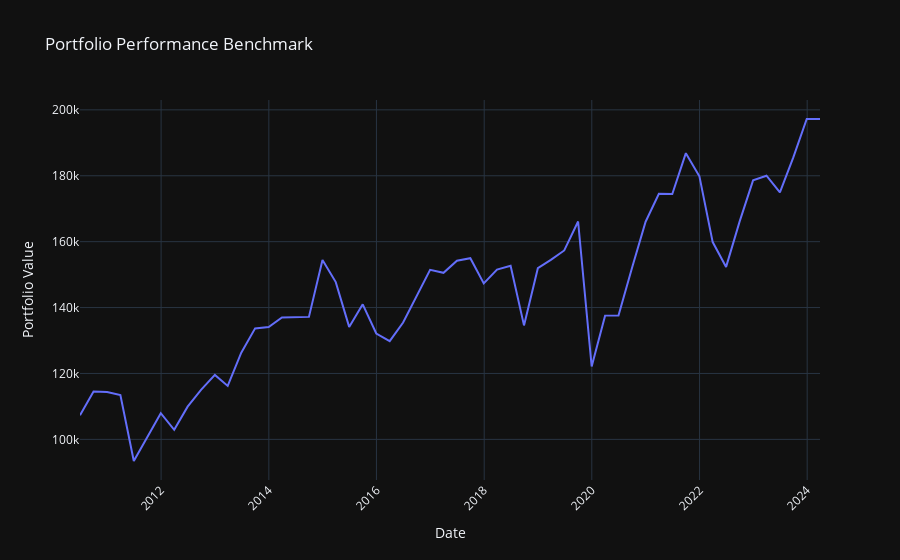
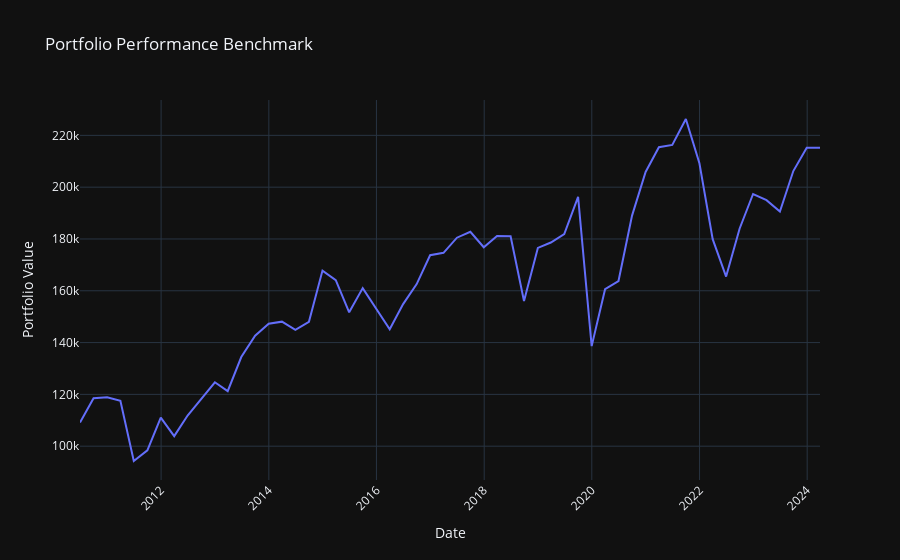
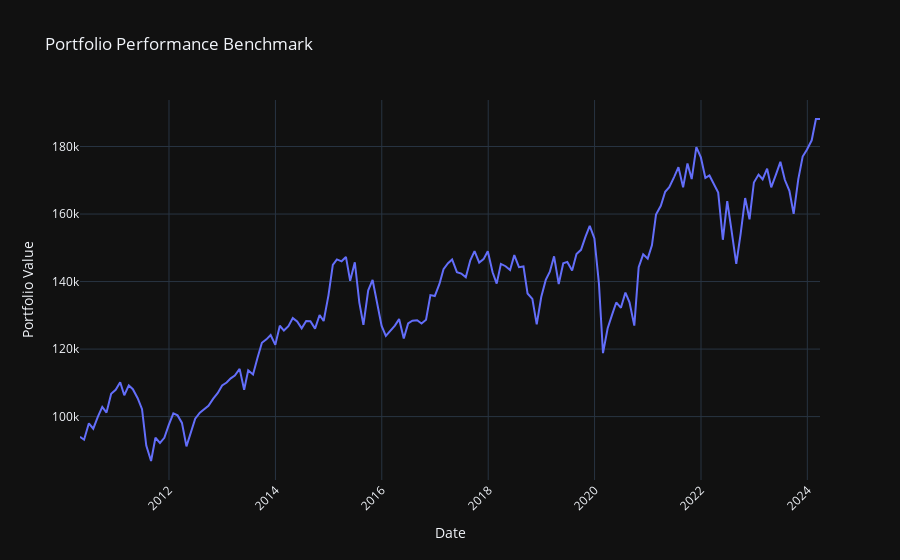
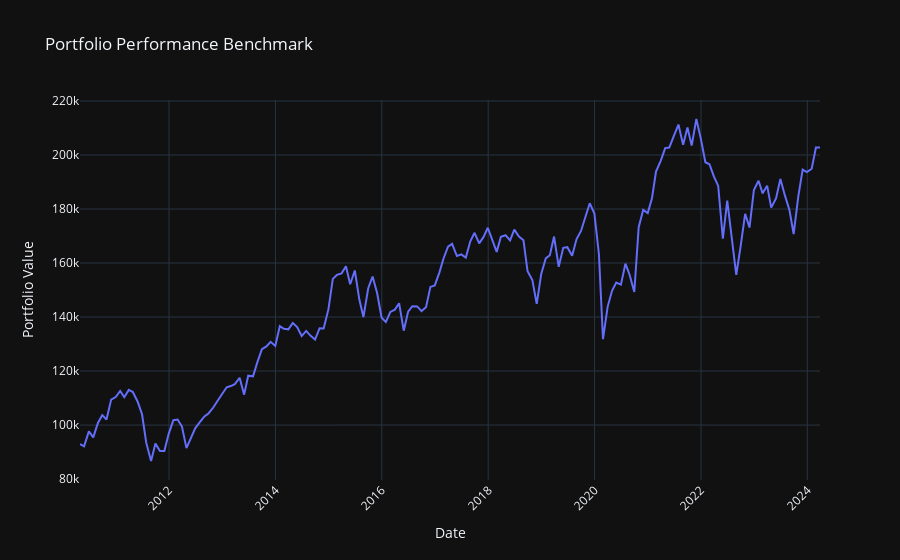

Notebook source saved alongside these figures, in order:
### Code cell
# Euro Benchmarks
for dates, name in [(quarterly_dates_euro, 'Quarterly'), (monthly_dates_euro, 'Monthly'), (weekly_dates_euro, 'Weekly')]:
    for alloc in ['marketcap', 'equal']:
        simulate(dates, euro_price, euro_df, 'EURO', name, allocate=alloc)

### Figure 1 — Plotly figure (JSON) as saved in the notebook; plotly's stock layout.template omitted (floating-point values rounded to 4 significant figures)
{"data": [{"mode": "lines", "name": "benchmark", "type": "scatter", "x": ["2010-06-30", "2010-09-30", "2010-12-31", "2011-03-31", "2011-06-30", "2011-09-30", "2011-12-30", "2012-03-30", "2012-06-29", "2012-09-28", "2012-12-31", "2013-03-28", "2013-06-28", "2013-09-30", "2013-12-31", "2014-03-31", "2014-06-30", "2014-09-30", "2014-12-31", "2015-03-31", "2015-06-30", "2015-09-30", "2015-12-31", "2016-03-31", "2016-06-30", "2016-09-30", "2016-12-30", "2017-03-31", "2017-06-30", "2017-09-29", "2017-12-29", "2018-03-29", "2018-06-29", "2018-09-28", "2018-12-31", "2019-03-29", "2019-06-28", "2019-09-30", "2019-12-31", "2020-03-31", "2020-06-30", "2020-09-30", "2020-12-31", "2021-03-31", "2021-06-30", "2021-09-30", "2021-12-31", "2022-03-31", "2022-06-30", "2022-09-30", "2022-12-30", "2023-03-31", "2023-06-30", "2023-09-29", "2023-12-29", "2024-03-28"], "y": [107300.0, 114500.0, 114400.0, 113500.0, 93440.0, 100800.0, 107900.0, 102900.0, 109900.0, 115000.0, 119600.0, 116200.0, 126300.0, 133700.0, 134100.0, 137000.0, 137100.0, 137200.0, 154400.0, 147700.0, 134100.0, 141000.0, 132100.0, 129800.0, 135500.0, 143400.0, 151500.0, 150500.0, 154200.0, 155000.0, 147300.0, 151500.0, 152700.0, 134600.0, 151900.0, 154500.0, 157300.0, 166100.0, 122100.0, 137600.0, 137600.0, 152100.0, 166100.0, 174500.0, 174500.0, 186800.0, 179800.0, 159900.0, 152300.0, 166200.0, 178600.0, 180000.0, 175000.0, 185600.0, 197200.0, 197200.0]}], "layout": {"autosize": true, "legend": {"title": {"text": "Portfolios"}}, "title": {"text": "Portfolio Performance Benchmark"}, "xaxis": {"anchor": "y", "autorange": true, "domain": [0, 1], "range": ["2010-06-30", "2024-03-28"], "tickangle": -45, "title": {"text": "Date"}, "type": "date"}, "yaxis": {"anchor": "x", "autorange": true, "domain": [0, 1], "range": [87670.0, 203000.0], "title": {"text": "Portfolio Value"}, "type": "linear"}}}

### Figure 2 — Plotly figure (JSON) as saved in the notebook; plotly's stock layout.template omitted (floating-point values rounded to 4 significant figures)
{"data": [{"mode": "lines", "name": "benchmark", "type": "scatter", "x": ["2010-06-30", "2010-09-30", "2010-12-31", "2011-03-31", "2011-06-30", "2011-09-30", "2011-12-30", "2012-03-30", "2012-06-29", "2012-09-28", "2012-12-31", "2013-03-28", "2013-06-28", "2013-09-30", "2013-12-31", "2014-03-31", "2014-06-30", "2014-09-30", "2014-12-31", "2015-03-31", "2015-06-30", "2015-09-30", "2015-12-31", "2016-03-31", "2016-06-30", "2016-09-30", "2016-12-30", "2017-03-31", "2017-06-30", "2017-09-29", "2017-12-29", "2018-03-29", "2018-06-29", "2018-09-28", "2018-12-31", "2019-03-29", "2019-06-28", "2019-09-30", "2019-12-31", "2020-03-31", "2020-06-30", "2020-09-30", "2020-12-31", "2021-03-31", "2021-06-30", "2021-09-30", "2021-12-31", "2022-03-31", "2022-06-30", "2022-09-30", "2022-12-30", "2023-03-31", "2023-06-30", "2023-09-29", "2023-12-29", "2024-03-28"], "y": [109200.0, 118500.0, 118900.0, 117500.0, 94280.0, 98400.0, 111100.0, 103900.0, 111800.0, 118100.0, 124700.0, 121300.0, 134400.0, 142700.0, 147300.0, 148100.0, 144900.0, 148000.0, 167800.0, 164100.0, 151700.0, 161000.0, 153000.0, 145200.0, 154800.0, 162600.0, 173700.0, 174700.0, 180500.0, 182800.0, 176800.0, 181100.0, 181100.0, 156100.0, 176500.0, 178600.0, 181900.0, 196300.0, 138600.0, 160600.0, 163800.0, 189000.0, 205900.0, 215400.0, 216300.0, 226300.0, 209200.0, 179900.0, 165500.0, 184000.0, 197400.0, 195000.0, 190600.0, 206200.0, 215200.0, 215200.0]}], "layout": {"autosize": true, "legend": {"title": {"text": "Portfolios"}}, "title": {"text": "Portfolio Performance Benchmark"}, "xaxis": {"anchor": "y", "autorange": true, "domain": [0, 1], "range": ["2010-06-30", "2024-03-28"], "tickangle": -45, "title": {"text": "Date"}, "type": "date"}, "yaxis": {"anchor": "x", "autorange": true, "domain": [0, 1], "range": [86950.0, 233700.0], "title": {"text": "Portfolio Value"}, "type": "linear"}}}

### Figure 3 — Plotly figure (JSON) as saved in the notebook; plotly's stock layout.template omitted (floating-point values rounded to 4 significant figures; data arrays with more than 128 entries replaced by an {"elided": "..."} marker saying what was removed)
{"data": [{"mode": "lines", "name": "benchmark", "type": "scatter", "x": {"elided": "168 str values"}, "y": {"elided": "168 float values"}}], "layout": {"autosize": true, "legend": {"title": {"text": "Portfolios"}}, "title": {"text": "Portfolio Performance Benchmark"}, "xaxis": {"anchor": "y", "autorange": true, "domain": [0, 1], "range": ["2010-04-30", "2024-03-28"], "tickangle": -45, "title": {"text": "Date"}, "type": "date"}, "yaxis": {"anchor": "x", "autorange": true, "domain": [0, 1], "range": [81220.0, 193800.0], "title": {"text": "Portfolio Value"}, "type": "linear"}}}

### Figure 4 — Plotly figure (JSON) as saved in the notebook; plotly's stock layout.template omitted (floating-point values rounded to 4 significant figures; data arrays with more than 128 entries replaced by an {"elided": "..."} marker saying what was removed)
{"data": [{"mode": "lines", "name": "benchmark", "type": "scatter", "x": {"elided": "168 str values"}, "y": {"elided": "168 float values"}}], "layout": {"autosize": true, "legend": {"title": {"text": "Portfolios"}}, "title": {"text": "Portfolio Performance Benchmark"}, "xaxis": {"anchor": "y", "autorange": true, "domain": [0, 1], "range": ["2010-04-30", "2024-03-28"], "tickangle": -45, "title": {"text": "Date"}, "type": "date"}, "yaxis": {"anchor": "x", "autorange": true, "domain": [0, 1], "range": [79650.0, 220400.0], "title": {"text": "Portfolio Value"}, "type": "linear"}}}
